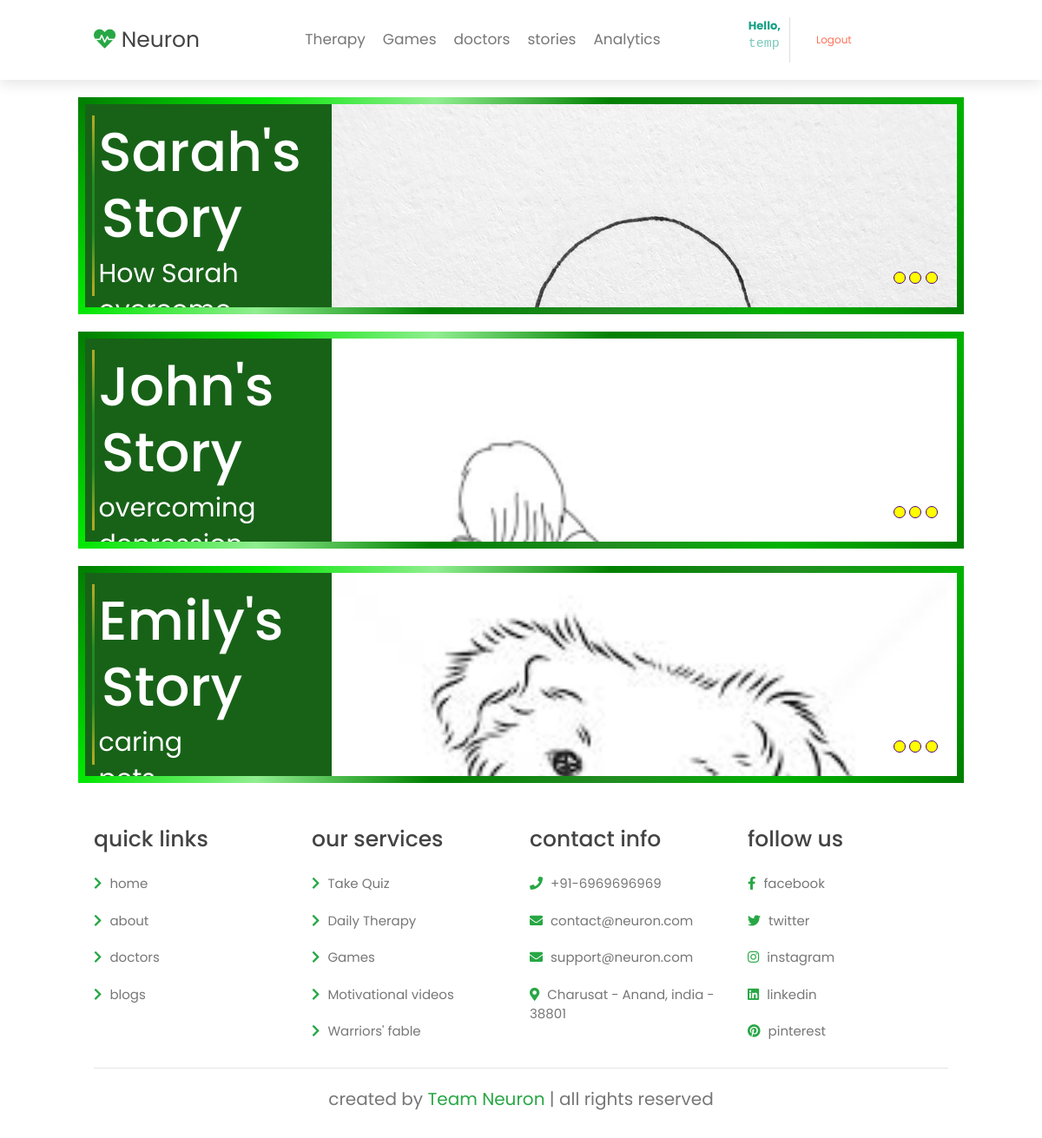
Screenshot of /stories (signed in) with the database file from the repository.
### neuron_main/models.py (models this page shows)
class Story(models.Model):
    image = models.ImageField(upload_to='media/image/', null=True)
    topic = models.CharField(max_length=50)
    primary = models.CharField(max_length=35)
    paragraph = models.TextField()
    range = models.JSONField(default=dict) # {"happy": [0.2, 0.4]}

### neuron_main/views.py (the view)
# urls.py: path('stories', views.stories, name="stories | Neuron"),
def stories(request):
    user = request.user
    if(user.is_authenticated):
        return render(request, 'stories.html', context={'stories': list(Story.objects.all()),'username': user.username})
    return render(request, 'stories.html', context={'stories': list(Story.objects.all())})

### templates/stories.html (shortened to what this page needs)
{% extends 'base.html' %}
{% load static %}
  {% block header_addon %}
  <link rel="stylesheet" href="{% static 'css/game.css' %}">
  <link rel="stylesheet" href="static/css/game.css">
  {% endblock %}
  {% block content %}
<head>
    <link rel="stylesheet" href="css/bootstrap.min.css">
</head>
<body>
	{% for story in stories %}
		<div class="wrap animate pop">
			<div class="overlay">
				<div class="overlay-content animate slide-left delay-2">
					<h2 class="animate slide-left pop delay-4">{{ story.topic }}</h2>
					<p class="animate slide-left pop delay-5" style="color: white; margin-bottom: 2.5rem;">{{ story.primary }}</p>
				</div>
				<div class="image-content animate slide delay-5" style="background-image: url('{{ story.image.url }}');"></div>
						<div class="dots animate">
							<div class="dot animate slide-up delay-6"></div>
							<div class="dot animate slide-up delay-7"></div>
							<div class="dot animate slide-up delay-8"></div>
						</div>
			</div>
				<div class="text">
					<p>{{ story.paragraph }}</p>
				</div>
		</div>
	{% endfor %}
</body>
  {% endblock %}

### templates/base.html (shortened to what this page needs)
{% load static %}
<!DOCTYPE html>
<html lang="en">
<head>
    <link rel="stylesheet" href="https://cdnjs.cloudflare.com/ajax/libs/font-awesome/5.15.4/css/all.min.css">
    <link rel="stylesheet" href="{% static 'css/base.css' %}">
    {% block header_addon %}
    {% endblock %}
</head>
<body>
<header class="header" style="position: relative;margin-bottom: -4rem;">
    <a href="/" class="logo"> <i class="fas fa-heartbeat"></i> Neuron </a>
    <nav class="navbar">
        <a href="/therapy">Therapy</a>
        <a href="/game">Games</a>
        <a href="/doctors">doctors</a>
        <a href="/stories">stories</a>
        {% if request.user.is_authenticated %}
            <a href="/analytics">Analytics</a>
        {% endif %}
    </nav>
    {% if username %}
    <div style="display: flex;align-items: center;gap: 1rem">
        <div style="border-right: 1px solid #00000020;padding-right: 1rem;">
            <b style="font-size: 1.3rem;color: #16a085">Hello, </b>
            <pre style="font-size: 1.5rem;color: #16a08590;">{{ username }}</pre>
        </div>
        <form method="GET" action="/logout">
            <button type="submit" style="font-size: 1.2rem;color: tomato;cursor: pointer;background-color: transparent;">Logout</button>
        </form>
    </div>
    {% else %}
    <button onclick="document.getElementById('id01').style.display='block'" style="width:auto;">Login/signup</button>
    {% endif %}
</header>
<section class="login" id="login">
</section>
{% block content %}
{% endblock %}
<section class="footer">
    <div class="box-container">
        <div class="box">
            <h3>quick links</h3>
            <a href="#"> <i class="fas fa-chevron-right"></i> home </a>
            <a href="#"> <i class="fas fa-chevron-right"></i> about </a>
            <a href="#"> <i class="fas fa-chevron-right"></i> doctors </a>
            <a href="#"> <i class="fas fa-chevron-right"></i> blogs </a>
        </div>
        <div class="box">
            <h3>our services</h3>
            <a href="#"> <i class="fas fa-chevron-right"></i> Take Quiz </a>
            <a href="#"> <i class="fas fa-chevron-right"></i> Daily Therapy </a>
            <a href="#"> <i class="fas fa-chevron-right"></i> Games </a>
            <a href="#"> <i class="fas fa-chevron-right"></i> Motivational videos </a>
            <a href="#"> <i class="fas fa-chevron-right"></i> Warriors' fable </a>
        </div>
        <div class="box">
            <h3>contact info</h3>
            <a href="#"> <i class="fas fa-phone"></i> +91-6969696969 </a>
            <a href="#"> <i class="fas fa-envelope"></i> contact@neuron.com </a>
            <a href="#"> <i class="fas fa-envelope"></i> support@neuron.com </a>
            <a href="#"> <i class="fas fa-map-marker-alt"></i> Charusat - Anand, india - 38801 </a>
        </div>
        <div class="box">
            <h3>follow us</h3>
            <a href="#"> <i class="fab fa-facebook-f"></i> facebook </a>
            <a href="#"> <i class="fab fa-twitter"></i> twitter </a>
            <a href="#"> <i class="fab fa-instagram"></i> instagram </a>
            <a href="#"> <i class="fab fa-linkedin"></i> linkedin </a>
            <a href="#"> <i class="fab fa-pinterest"></i> pinterest </a>
        </div>
    </div>
    <div class="credit"> created by <span>Team Neuron</span> | all rights reserved </div>
</section>
</body>
</html>

### static/css/base.css (style rules this page uses)
body { font-family: Arial, Helvetica, sans-serif; }
:root { --green:#16a085; --black:#444; --light-color:#777; --box-shadow:.5rem .5rem 0 rgba(22, 160, 133, .2); --text-shadow:.4rem .4rem 0 rgba(0, 0, 0, .2); --border:.2rem solid var(--green); --card-height: 300px; --card-width: calc(var(--card-height) / 1.5); }
* { font-family: 'Poppins', sans-serif; margin:0; padding: 0; box-sizing: border-box; outline: none; border: none; transition: all .2s ease-out; text-decoration: none; }
html { font-size: 62.5%; overflow-x: hidden; scroll-padding-top: 7rem; scroll-behavior: smooth; }
section { padding:2rem 9%; }
section:nth-child(even) { background: #f5f5f5; }
.header { padding:2rem 9%; position: fixed; top:0; left: 0; right: 0; z-index: 1000; box-shadow: 0 .5rem 1.5rem rgba(0, 0, 0, .1); display: flex; align-items: center; justify-content: space-between; background: #fff; }
.header .logo { font-size: 2.5rem; color: var(--black); }
.header .logo i { color: var(--green); }
.header .navbar a { font-size: 1.7rem; color: var(--light-color); margin-left: 2rem; }
.footer .box-container { display: grid; grid-template-columns: repeat(auto-fit, minmax(22rem, 1fr)); gap:2rem; }
.footer .box-container .box h3 { font-size: 2.5rem; color:var(--black); padding: 1rem 0; }
.footer .box-container .box a { display: block; font-size: 1.5rem; color:var(--light-color); padding: 1rem 0; }
.footer .box-container .box a i { padding-right: .5rem; color:var(--green); }
.footer .credit { padding: 1rem; padding-top: 2rem; margin-top: 2rem; text-align: center; font-size: 2rem; color:var(--light-color); border-top: .1rem solid rgba(0, 0, 0, .1); }
.footer .credit span { color:var(--green); }
button { background-color:#16a085;; color: white; padding: 14px 20px; margin: 8px 0; border: none; cursor: pointer; width: 100%; border-radius: 50px; }
.animate { -webkit-animation: animatezoom 0.6s; animation: animatezoom 0.6s }
* { box-sizing: border-box }
button { background-color: #04AA6D; color: white; padding: 14px 20px; margin: 8px 0; border: none; cursor: pointer; width: 100%; opacity: 0.9; }

### rows the page displays
Story: topic "Sarah's Story", primary "How Sarah…", image (picture)
Story: topic "John's Story", primary "overcoming…", image (picture)
Story: topic "Emily's Story", primary "caring…", image (picture)

### other values shown
{{ username }} "temp"
